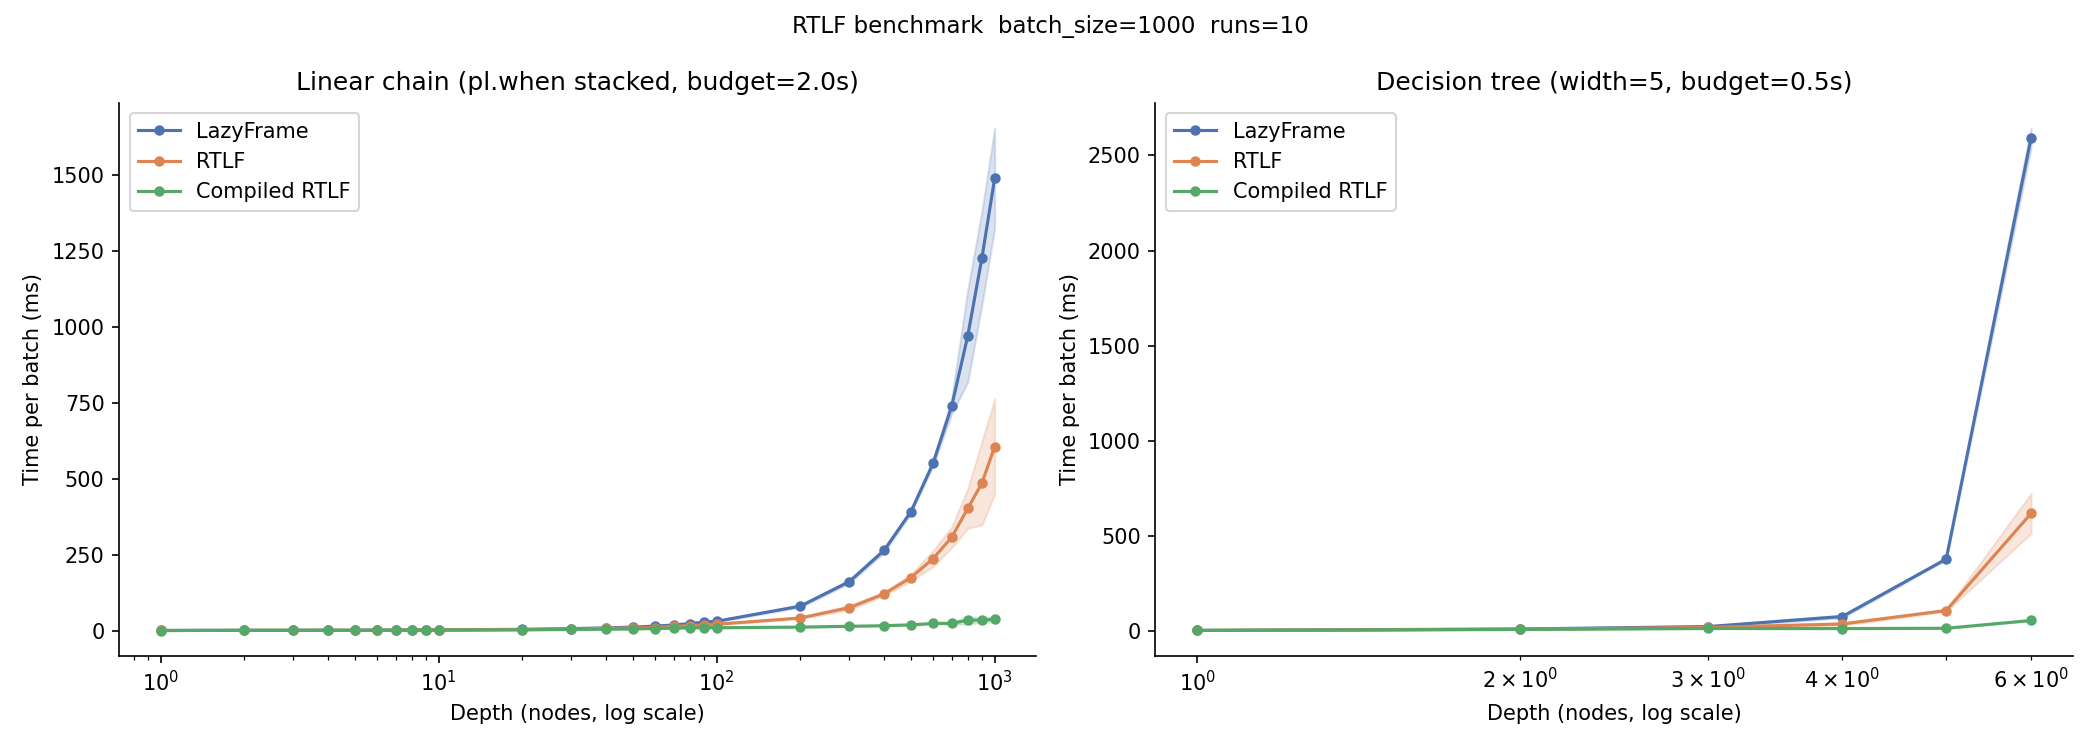

Generate this figure with Python:
import random
import sys
import time
from functools import cache
from random import randint as randomint

sys.setrecursionlimit(2000)

import matplotlib.pyplot as plt
import numpy as np
import polars as pl
import seaborn as sns

from rtlf import PyRealtimeLazyFrame

BATCH_SIZE = 1000
NUM_FEATURES = 10
RUNS_PER_DEPTH = 10
LINEAR_BUDGET_S = 2.0
TREE_BUDGET_S = 0.5
MAX_DEPTH = 1000


def depth_sequence():
    """1,2,...,10, 20,30,...,100, 200,300,...,1000."""
    d = 1
    while d <= MAX_DEPTH:
        yield d
        if d < 10:
            d += 1
        else:
            magnitude = 10 ** (len(str(d)) - 1)
            d += magnitude


def make_leaf():
    return pl.struct(
        pl.lit(randomint(0, 10)).alias("a"),
        pl.lit(randomint(0, 10)).alias("b"),
        pl.lit(randomint(0, 10)).alias("c"),
    )


@cache
def build_linear_expr(max_depth: int, version: int):
    """Chain of pl.when(...).then(inner).otherwise(leaf) — one node per depth."""
    if max_depth == 0:
        return make_leaf()
    root = build_linear_expr(max_depth - 1, version)
    feat = f"feat_{(max_depth - 1) % NUM_FEATURES}"
    return pl.when(pl.col(feat) < max_depth).then(root).otherwise(make_leaf())


def build_dtree_expr(max_depth: int, width: int = 5):
    """Exponential tree from benchmark.py."""
    def _build(depth=0):
        if depth >= max_depth:
            return make_leaf()
        expr = pl
        for wi in range(width):
            expr = expr.when(pl.col(f"feat_{depth}") < wi).then(_build(depth + 1))
        return expr.otherwise(_build(depth + 1))
    return _build()


def make_batch(n_features: int) -> pl.DataFrame:
    return pl.DataFrame(
        {f"feat_{d}": [random.randint(0, 9) for _ in range(BATCH_SIZE)] for d in range(n_features)},
        schema={f"feat_{d}": pl.Int32 for d in range(n_features)},
    )


def time_fn(fn, batch: pl.DataFrame) -> float:
    t0 = time.perf_counter()
    fn(batch)
    return time.perf_counter() - t0


def run_one_depth(expr, schema, n_features: int) -> dict[str, list[float]]:
    placeholder_lf = PyRealtimeLazyFrame.read_placeholder("input", schema)
    rtlf = PyRealtimeLazyFrame(placeholder_lf.select(expr))
    compiled = rtlf.compile()

    warmup = make_batch(n_features)
    warmup.lazy().select(expr).collect()
    rtlf.collect({"input": warmup})
    compiled.collect({"input": warmup})

    times: dict[str, list[float]] = {"lf": [], "rtlf": [], "compiled": []}
    for _ in range(RUNS_PER_DEPTH):
        batch = make_batch(n_features)
        times["lf"].append(time_fn(lambda df: df.lazy().select(expr).collect(), batch))
        times["rtlf"].append(time_fn(lambda df: rtlf.collect({"input": df}), batch))
        times["compiled"].append(time_fn(lambda df: compiled.collect({"input": df}), batch))

    return times


def collect_results(build_expr_fn, depth_to_n_features, budget_s: float, label: str) -> pl.DataFrame:
    records = []
    for depth in depth_sequence():
        n_features = depth_to_n_features(depth)
        schema = pl.Schema({f"feat_{d}": pl.Int32 for d in range(n_features)})

        random.seed(depth)
        expr = build_expr_fn(depth, 0)

        print(f"  {label} depth={depth}", end=" ", flush=True)
        times = run_one_depth(expr, schema, n_features)

        median_lf = float(np.median(times["lf"]))
        print(f"lf_median={median_lf * 1000:.1f}ms")

        for method, ts in times.items():
            for t in ts:
                records.append({"depth": depth, "method": method, "time_ms": t * 1000})

        if median_lf >= budget_s:
            break

    return pl.DataFrame(records)


def detailed_table(df: pl.DataFrame, label: str):
    """Print per-depth verbose output matching benchmark.py format, then a summary table."""
    depths = sorted(df["depth"].unique().to_list())

    print(f"\n{label}  batch_size={BATCH_SIZE}\n")
    print(f"{'depth':>5}  {'lf ms':>9}  {'rtlf ms':>9}  {'crtlf ms':>10}  {'rtlf':>13}  {'crtlf':>14}")
    print("-" * 75)

    for d in depths:
        sub = df.filter(pl.col("depth") == d)
        med = {
            row["method"]: row["median"]
            for row in sub.group_by("method").agg(pl.col("time_ms").median().alias("median")).iter_rows(named=True)
        }
        lf, rtlf, crtlf = med.get("lf", float("nan")), med.get("rtlf", float("nan")), med.get("compiled", float("nan"))
        print(f"\ndepth={d}  ({RUNS_PER_DEPTH} runs)")
        print(f"  {'LazyFrame.collect()':<44} {lf:8.3f} ms/iter")
        print(f"  {'RealtimeLazyFrame.collect()':<44} {rtlf:8.3f} ms/iter")
        print(f"  {'CompiledRealtimeLazyFrame.collect()':<44} {crtlf:8.3f} ms/iter")
        print(f"  {'rtlf speedup':<44} {lf / rtlf:8.2f}x")
        print(f"  {'compiled speedup':<44} {lf / crtlf:8.2f}x")

    print("\n" + "=" * 75)
    print(f"{'depth':>5}  {'lf ms':>9}  {'rtlf ms':>9}  {'crtlf ms':>10}  {'rtlf':>13}  {'crtlf':>14}")
    print("-" * 75)
    for d in depths:
        sub = df.filter(pl.col("depth") == d)
        med = {
            row["method"]: row["median"]
            for row in sub.group_by("method").agg(pl.col("time_ms").median().alias("median")).iter_rows(named=True)
        }
        lf, rtlf, crtlf = med.get("lf", float("nan")), med.get("rtlf", float("nan")), med.get("compiled", float("nan"))
        print(f"{d:>5}  {lf:>9.3f}  {rtlf:>9.3f}  {crtlf:>10.3f}  {lf/rtlf:>12.2f}x  {lf/crtlf:>13.2f}x")


def summary_table(df: pl.DataFrame, label: str):
    """Print mean time and speedup bucketed by depth ranges."""
    buckets = [(1, 9), (10, 99), (100, 999), (1000, 9999)]
    rows = []
    for lo, hi in buckets:
        sub = df.filter((pl.col("depth") >= lo) & (pl.col("depth") <= hi))
        if sub.is_empty():
            continue
        means = (
            sub.group_by("method")
            .agg(pl.col("time_ms").mean().alias("mean_ms"))
            .to_dict(as_series=False)
        )
        mean_by = {m: t for m, t in zip(means["method"], means["mean_ms"])}
        if "lf" not in mean_by:
            continue
        rows.append({
            "depth_range": f"{lo}–{hi}",
            "lf_ms": mean_by.get("lf", float("nan")),
            "rtlf_ms": mean_by.get("rtlf", float("nan")),
            "compiled_ms": mean_by.get("compiled", float("nan")),
            "rtlf_speedup": mean_by["lf"] / mean_by["rtlf"] if "rtlf" in mean_by else float("nan"),
            "compiled_speedup": mean_by["lf"] / mean_by["compiled"] if "compiled" in mean_by else float("nan"),
        })

    if not rows:
        return

    col_w = [12, 10, 10, 12, 14, 16]
    headers = ["depth_range", "lf_ms", "rtlf_ms", "compiled_ms", "rtlf_speedup", "compiled_speedup"]
    print(f"\n{label} summary")
    print("  " + "  ".join(h.ljust(w) for h, w in zip(headers, col_w)))
    print("  " + "-" * (sum(col_w) + 2 * len(col_w)))
    for r in rows:
        print(
            f"  {r['depth_range']:<{col_w[0]}}"
            f"  {r['lf_ms']:>{col_w[1]}.2f}"
            f"  {r['rtlf_ms']:>{col_w[2]}.2f}"
            f"  {r['compiled_ms']:>{col_w[3]}.2f}"
            f"  {r['rtlf_speedup']:>{col_w[4]}.2f}x"
            f"  {r['compiled_speedup']:>{col_w[5]}.2f}x"
        )


def plot_results(linear_df: pl.DataFrame, tree_df: pl.DataFrame):
    METHOD_LABELS = {"lf": "LazyFrame", "rtlf": "RTLF", "compiled": "Compiled RTLF"}
    PALETTE = {"lf": "#4c72b0", "rtlf": "#dd8452", "compiled": "#55a868"}

    fig, axes = plt.subplots(1, 2, figsize=(14, 5), sharey=False)

    for ax, df, title in [
        (axes[0], linear_df, f"Linear chain (pl.when stacked, budget={LINEAR_BUDGET_S}s)"),
        (axes[1], tree_df, f"Decision tree (width=5, budget={TREE_BUDGET_S}s)"),
    ]:
        for method in ["lf", "rtlf", "compiled"]:
            sub = df.filter(pl.col("method") == method).sort("depth")
            stats = (
                sub.group_by("depth")
                .agg([
                    pl.col("time_ms").median().alias("median"),
                    pl.col("time_ms").std().alias("std"),
                ])
                .sort("depth")
            )
            d = stats["depth"].to_list()
            med = stats["median"].to_list()
            std = stats["std"].to_list()
            lo = [max(0, m - s) for m, s in zip(med, std)]
            hi = [m + s for m, s in zip(med, std)]

            ax.plot(d, med, label=METHOD_LABELS[method], color=PALETTE[method], marker="o", markersize=4)
            ax.fill_between(d, lo, hi, alpha=0.2, color=PALETTE[method])

        ax.set_xscale("log")
        ax.set_title(title)
        ax.set_xlabel("Depth (nodes, log scale)")
        ax.set_ylabel("Time per batch (ms)")
        ax.legend()
        sns.despine(ax=ax)

    plt.suptitle(f"RTLF benchmark  batch_size={BATCH_SIZE}  runs={RUNS_PER_DEPTH}", fontsize=11)
    plt.tight_layout()
    out = "benchmark.png"
    plt.savefig(out, dpi=150)
    print(f"\nPlot saved to {out}")
    plt.show()


if __name__ == "__main__":
    random.seed(42)

    print(f"Linear chain benchmark  (budget={LINEAR_BUDGET_S}s, {RUNS_PER_DEPTH} runs/depth)")
    linear_df = collect_results(
        build_expr_fn=build_linear_expr,
        depth_to_n_features=lambda d: min(d, NUM_FEATURES),
        budget_s=LINEAR_BUDGET_S,
        label="linear",
    )
    linear_df.write_parquet("benchmark_linear.parquet")
    print("Saved benchmark_linear.parquet")

    print(f"\nDecision tree benchmark  width=5  (budget={TREE_BUDGET_S}s, {RUNS_PER_DEPTH} runs/depth)")
    tree_df = collect_results(
        build_expr_fn=lambda d, v: build_dtree_expr(d, width=5),
        depth_to_n_features=lambda d: d,
        budget_s=TREE_BUDGET_S,
        label="tree",
    )
    tree_df.write_parquet("benchmark_tree.parquet")
    print("Saved benchmark_tree.parquet")

    summary_table(linear_df, "Linear chain")
    detailed_table(tree_df, "Decision tree  width=5")

    plot_results(linear_df, tree_df)
